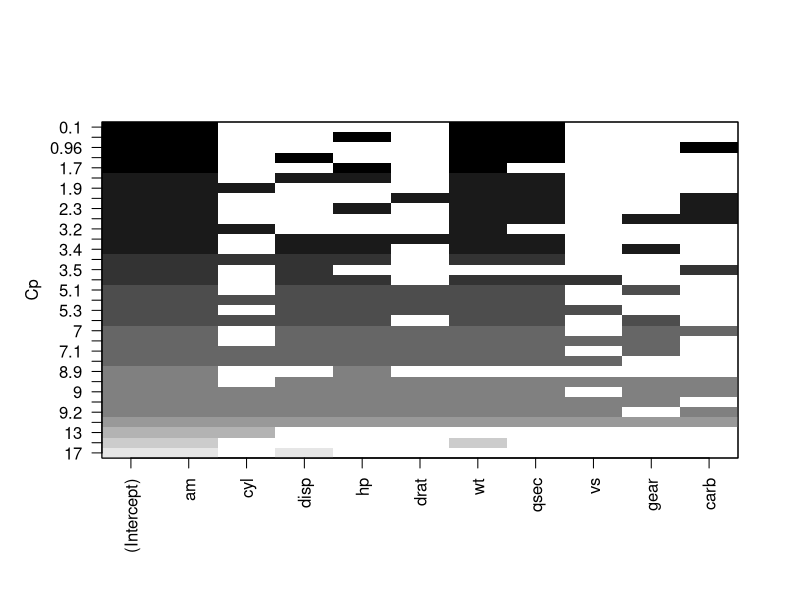
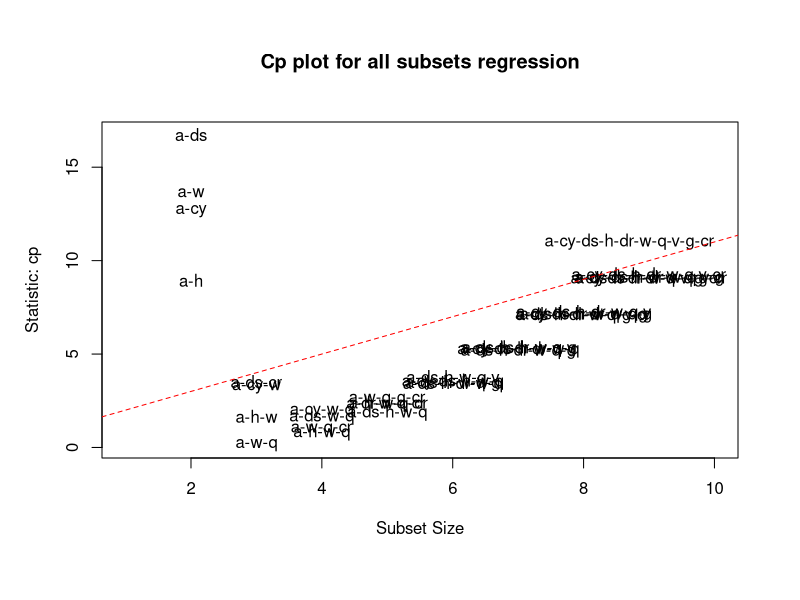
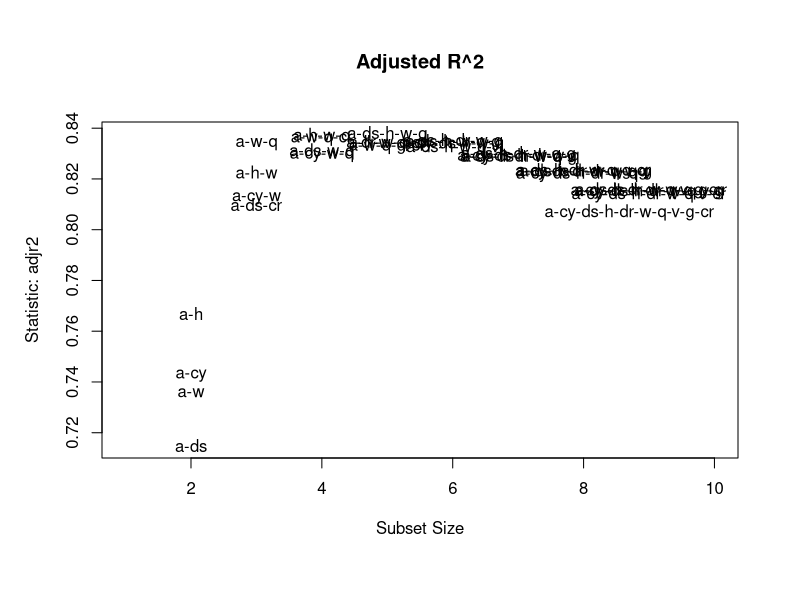
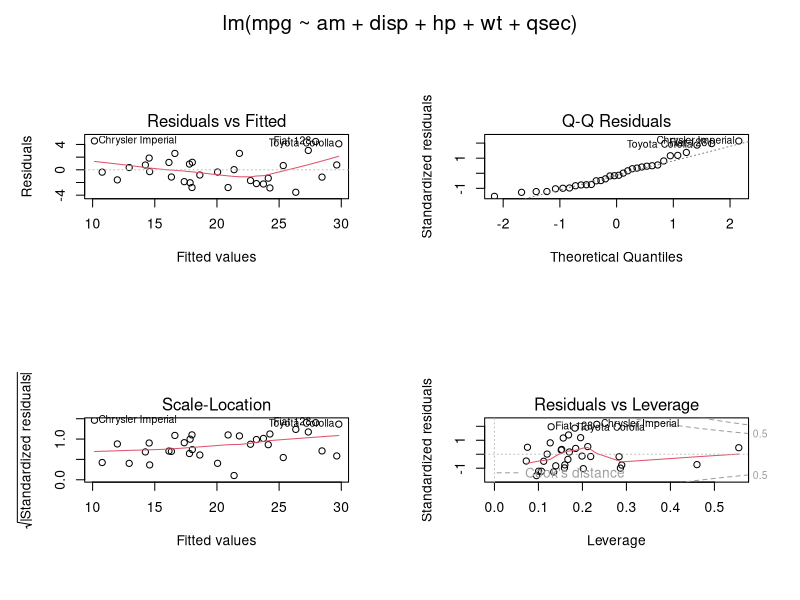

R code for these plots, in order: (Note: this script raises an error after producing the figures.)
library(car)
library(leaps)
library(MASS)

data(mtcars)

full.lm <- lm(mpg ~ am + cyl + disp + hp + drat + wt + qsec + vs + gear + carb, mtcars)

#leaps <- regsubsets(mpg ~ am + cyl + disp + hp + drat + wt + qsec + vs + gear + carb, data=mtcars, nbest=1)
#leaps <- regsubsets(mpg ~ ., data=mtcars, nbest=2, force.in = "am", force.out = "disp")

leaps <- regsubsets(mpg ~ ., data=mtcars, nbest=4, force.in = "am", nvmax = NULL)
#plot(leaps, scale="adjr2")
plot(leaps, scale="Cp")

subsets(leaps, statistic="cp", legend = FALSE, main="Cp plot for all subsets regression")
abline(a = 1, b = 1,lty=2,col="red")

subsets(leaps, statistic="adjr2", legend = FALSE, main = "Adjusted R^2")


final <- lm(mpg ~ am + disp + hp + wt + qsec, mtcars)
# cp stat
final2 <- lm(mpg ~ am + wt + qsec, mtcars)

summary.out <- summary(leaps)
max.adjr2 <- which.max(summary.out$adjr2)
max.adjr2
summary.out$which[max.adjr2,]
which(summary.out$which[max.adjr2,] == TRUE)

#AIC(final, removed_hp, removed_wt, removed_cyl, removed_disp, full.lm)

print(AIC(final,final2))

par(mfrow = c(2, 2), oma = c(0, 0, 2, 0))
plot(final)
par(mfrow=c(1,1))

#qqPlot(final, labels=row.names(mtcars), id.method="identify", simulate=TRUE, main="Q-Q Plot")
#qqPlot(final, labels=row.names(mtcars), simulate=FALSE, main="Q-Q Plot")
#crPlots(final)

qqPlot(final2, labels=row.names(mtcars), simulate=FALSE, main="Q-Q Plot")
#crPlots(final2)
